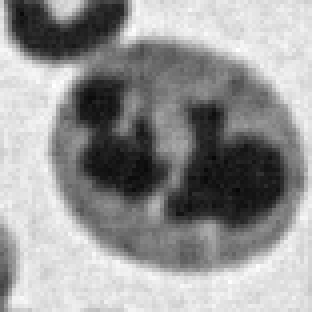
#> input picture L1_newuncorrupted_3042.png, 78 x 78 px, found by its file name (shown 4 times larger)
$ python histo.py
#> lines starting #> are read from the running program, lines starting #| are printed output that depends on the picture; pictures that were not available may be replaced by others from this repository, and a replacement may not be noted
import re
from PIL import Image
import numpy as np
import matplotlib.pyplot as plt
from scipy import fftpack
from matplotlib.colors import LogNorm

def name_cvt( name):
    s = name
    s = s.replace("Robust","Variant ")
    s = s.replace("_ep_", " Eps=")
    s = s.replace(".png","")
    s = s.replace("noisy_"," M")
    s = s.replace("_",",")
    s = re.sub(r',10+',",1",s)
    return s

ORIGINAL_IMAGE = "L1_newuncorrupted_3042.png"


im1 = Image.open(ORIGINAL_IMAGE).convert('L')
#> im1 is the input picture: PIL image 78x78 L; min 6, max 255, mean 149.6

NAME1 = "Robust1_ep_0_100000noisy_1014.png"
NAME2 = "Robust1_ep_0_001000noisy_1014.png"


im2 = Image.open(NAME1).convert('L')
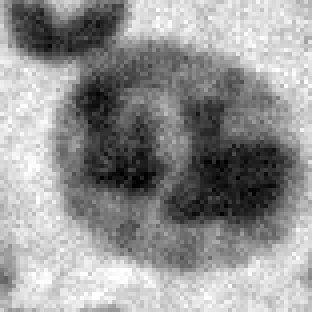
#> input picture L1_newuncorrupted_1014.png, 78 x 78 px, given in place of Robust1_ep_0_100000noisy_1014.png, which was not available (shown 4 times larger)
#> im2 is the input picture: PIL image 78x78 L; min 0, max 255, mean 147.6
im3 = Image.open(NAME2).convert('L')
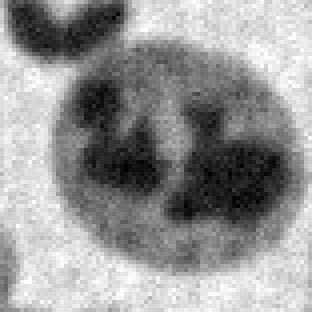
#> input picture L1_newuncorrupted_1521.png, 78 x 78 px, given in place of Robust1_ep_0_001000noisy_1014.png, which was not available (shown 4 times larger)
#> im3 is the input picture: PIL image 78x78 L; min 0, max 255, mean 149


aim1 = np.array(im1, dtype=int)
aim2 = np.array(im2, dtype=int)
aim3 = np.array(im3, dtype=int)

BINS = 64
hist = np.histogram(aim1 - aim2, bins=BINS)
hist2 = np.histogram(aim1 - aim3, bins=BINS)

plt.figure()
plt.plot(hist[1][0:len(hist[0])], hist[0], label=name_cvt(NAME1))
plt.plot(hist2[1][0:len(hist2[0])], hist2[0], label=name_cvt(NAME2))
plt.title("Noise histogram")
plt.legend()
plt.savefig(f"histo_{NAME1}")
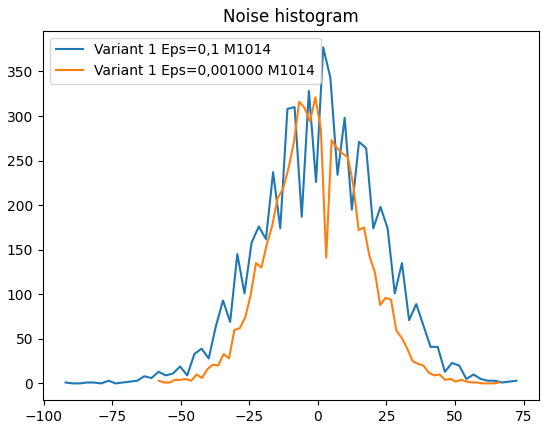
#> figure drawn by matplotlib, 1 panel; curve peaks at x = 1.94, y = 377; curve peaks at x = -0.906, y = 321


def plot_spectrum(name, im):
#> called with name = 'Robust1_ep_0_100000noisy_1014.png'
    n1 = np.abs(im  / np.max(im))
    im_fft = fftpack.fftshift( fftpack.fft2(n1))

    # A logarithmic colormap
    plt.imshow(np.abs(im_fft), norm=LogNorm(vmin=5))
    plt.colorbar()
    plt.title("FFT decompressed " + name_cvt(name))


# im_fft = im_fft  / np.max(im_fft)
# print(im_fft)

plt.figure()
plot_spectrum(NAME1, aim2)
plt.savefig(f"fft_{NAME1}")
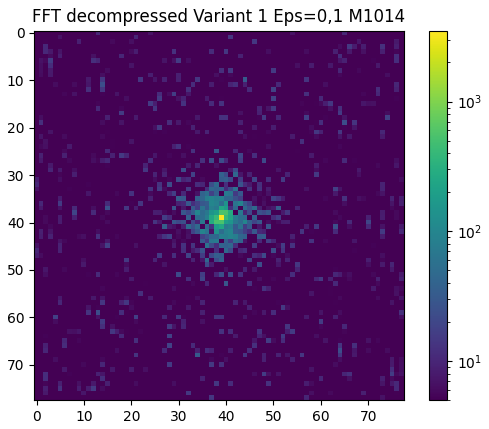
#> figure drawn by matplotlib, 2 panels
plt.figure()
plot_spectrum(NAME2, aim3)
plt.savefig(f"fft_{NAME2}")
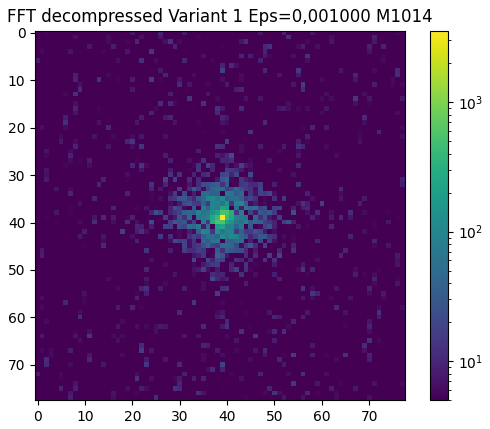
#> figure drawn by matplotlib, 2 panels
plt.show()
